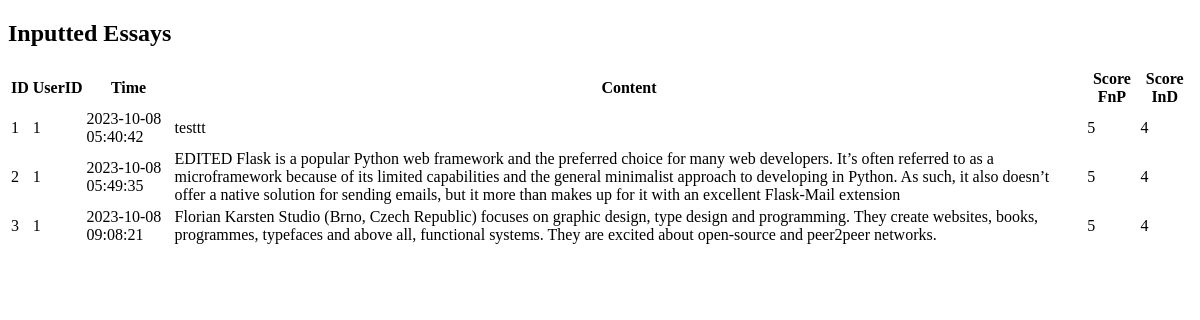
The app's page /printEssay, older data.
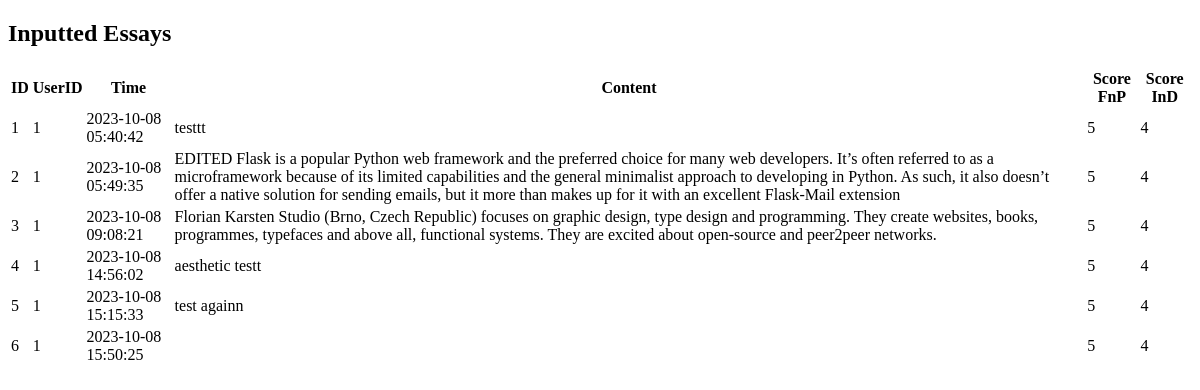
The same page, newer data.
### tables this page shows
CREATE TABLE essay (
    id INTEGER PRIMARY KEY AUTOINCREMENT,
    userId INTEGER, 
    created TIMESTAMP NOT NULL DEFAULT CURRENT_TIMESTAMP,
    content TEXT NOT NULL,
	scoreFocusnPurpose INTEGER NOT NULL,
	ideasnDevelopment INTEGER NOT NULL,
    FOREIGN KEY (userId) REFERENCES user(id)
);

### Main.py (the view)
@app.route("/printEssay")
def printEssay():
    article = Article()
    data = article.getAll2()
    return render_template("printEssay.html", essays=data)

### Models/Article.py (called while the page is built)
    def getAll2(self):
        self.data = []
        data = self.conn.execute("SELECT * FROM essay").fetchall()
        self.conn.close()
        return data

### templates/printEssay.html (shortened to what this page needs)
<!DOCTYPE html>
<html>
<head>
</head>
<body>
    <h2>Inputted Essays</h2>
    <table>
        <thead>
            <tr>
                <th>ID</th>
                <th>UserID</th>
                <th>Time</th>
                <th>Content</th>
                <th>Score FnP</th>
                <th>Score InD</th>
            </tr>
        </thead>
        <tbody>
            {% for essay in essays %}
                <tr>
                    <td>{{ essay[0] }}</td>
                    <td>{{ essay[1] }}</td>
                    <td>{{ essay[2] }}</td>
                    <td>{{ essay[3] }}</td>
                    <td>{{ essay[4] }}</td>
                    <td>{{ essay[5] }}</td>
                </tr>
            {% endfor %}
        </tbody>
    </table>
</body>
</html>

Row changes from the older to the newer data that the page shows:
added essay: id "4", userId "1", created "2023-10-08 14:56:02", content "aesthetic testt", scoreFocusnPurpose "5", ideasnDevelopment "4"
added essay: id "5", userId "1", created "2023-10-08 15:15:33", content "test againn", scoreFocusnPurpose "5", ideasnDevelopment "4"
added essay: id "6", userId "1", created "2023-10-08 15:50:25", scoreFocusnPurpose "5", ideasnDevelopment "4"
